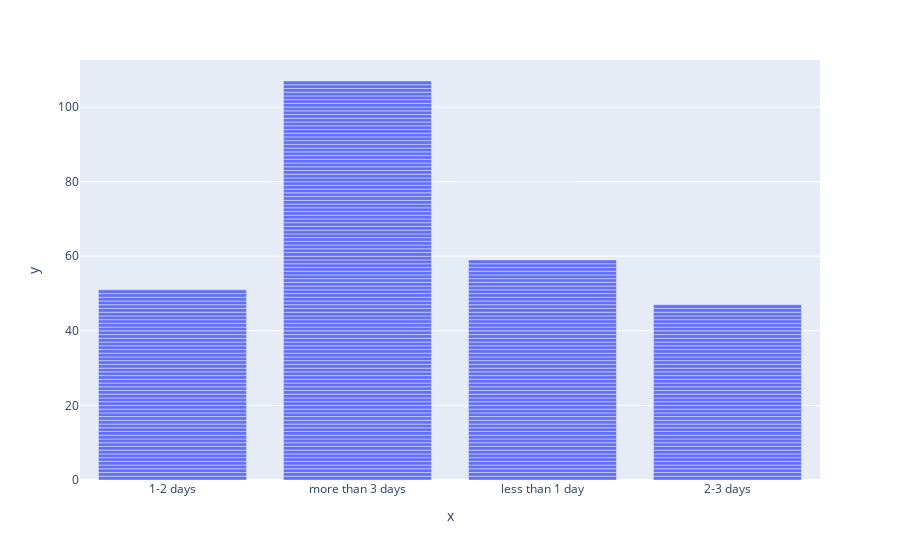

Notebook cell for this chart:
### Code cell
import plotly.express as px

px.bar(x=delays.delay_categorical, y=delays.delay.value_counts())

### Figure 1 — Plotly figure (JSON) as saved in the notebook; plotly's stock layout.template omitted (floating-point values rounded to 4 significant figures; data arrays with more than 128 entries replaced by an {"elided": "..."} marker saying what was removed)
{"data": [{"alignmentgroup": "True", "hovertemplate": "x=%{x}<br>y=%{y}<extra></extra>", "legendgroup": "", "marker": {"color": "#636efa", "pattern": {"shape": ""}}, "name": "", "offsetgroup": "", "orientation": "v", "showlegend": false, "textposition": "auto", "type": "bar", "x": {"elided": "264 str values"}, "xaxis": "x", "y": {"elided": "264 int values"}, "yaxis": "y"}], "layout": {"barmode": "relative", "legend": {"tracegroupgap": 0}, "margin": {"t": 60}, "xaxis": {"anchor": "y", "domain": [0, 1], "title": {"text": "x"}}, "yaxis": {"anchor": "x", "domain": [0, 1], "title": {"text": "y"}}}}
